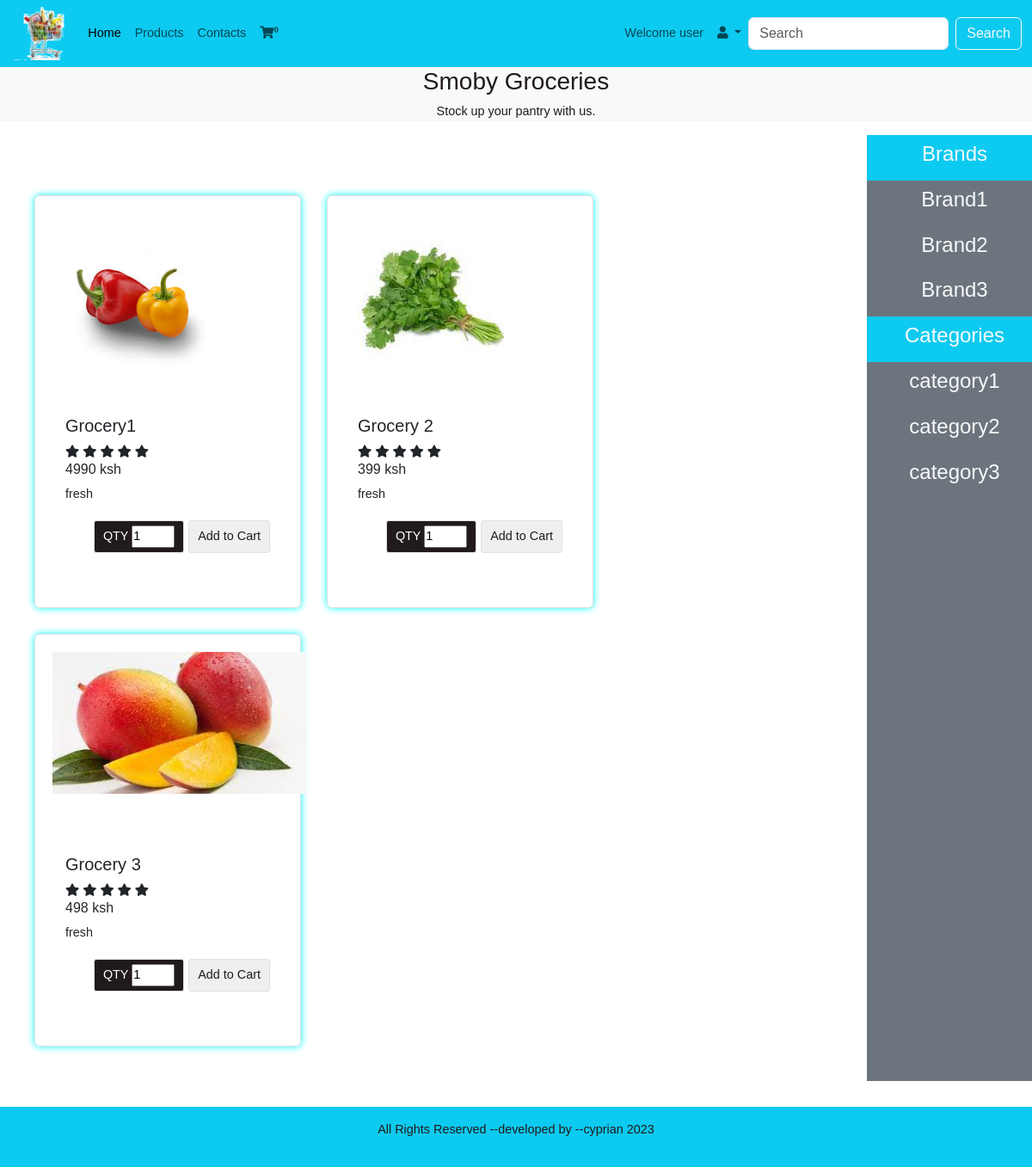
/index.php (signed in), run on an earlier commit of the app's database.
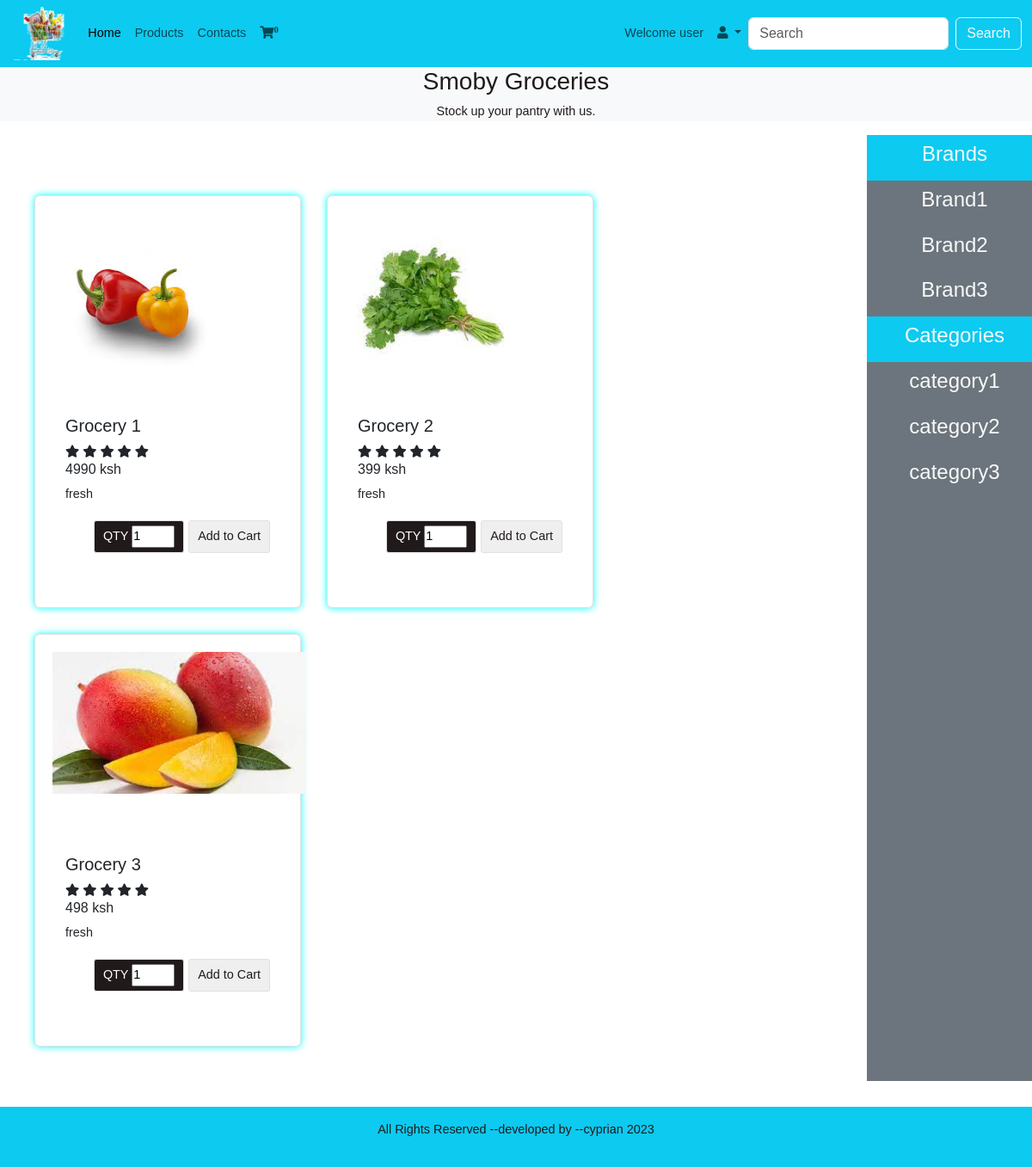
And on a later commit of the database.
### tables this page shows
CREATE TABLE `products` (
  `id` int(11) NOT NULL,
  `productname` varchar(100) NOT NULL,
  `price` int(100) NOT NULL,
  `productinfo` varchar(100) NOT NULL,
  `productimage` varchar(100) NOT NULL,
  `category` varchar(100) NOT NULL,
  `products` varchar(100) NOT NULL,
  `code` varchar(100) NOT NULL,
  `Date` date NOT NULL,
  `Time` time(1) NOT NULL
);

### includes/config.php (called while the page is built, shortened)
<?php
class DBController {
	private $host = "localhost";
	private $user = "root";
	private $database = "grocers_db";
	private $password ='';
	private $conn;
	function __construct() {
		$this->conn = $this->connectDB();
	}
	function connectDB() {
		$conn = mysqli_connect($this->host,$this->user,$this->password,$this->database);
		return $conn;
	}
	function runQuery($query) {
		$result = mysqli_query($this->conn,$query);
		while($row=mysqli_fetch_assoc($result)) {
			$resultset[] = $row;
		}
		if(!empty($resultset))
			return $resultset;
	}
}
?>

### index.php (the view, shortened to what the changed rows need)
<?php
require_once 'includes/config.php';
?>
<?php
      require_once("includes/config.php");
      $db_handle = new DBController();
  ?>
<!DOCTYPE html>
<html lang="en">
<head>
  <link href="https://cdn.jsdelivr.net/npm/bootstrap@5.3.0-alpha1/dist/css/bootstrap.min.css" rel="stylesheet">
  <link rel="stylesheet" href="https://use.fontawesome.com/releases/v5.15.4/css/all.css"/>
  <link rel="stylesheet"href="assets/css/style.css">
  <link rel="stylesheet"href="assets/css/extrastyles.css">
</head>
<body>
  <div class="row">
    <div class="col-md-10">
      <div id="product-grid" class="row products">
          <?php
          if (isset($_POST['submit'])){
            $search = $_POST['search'];
            $product_array = $db_handle->runQuery("SELECT * FROM products where (category LIKE '%" . $_POST["search"] . "%') OR (productname LIKE '%" . $_POST["search"] . "%') OR (productinfo LIKE '%" . $_POST["search"] . "%')OR (price LIKE '%" . $_POST["search"] . "%') OR (products LIKE '%" . $_POST["search"] . "%')");
            if (!empty($product_array)) {
              foreach($product_array as $key=>$value){
                ?>
          <div class="product-item card" style="width:310px;height:480px;">
          <iframe name="votar" style="display:none;"></iframe>
            <form method="post" target="votar" action="index.php?action=add&code=<?php echo $product_array[$key]["code"]; ?>" onsubmit="showMsg()">
            <div class="product-image"><img src="<?php echo "assets/imgs/products/".$product_array[$key]['productimage'];?>" style="max-width:295px; max-height:200px;"></div>
            <div class="product-tile-footer"><br><br><br>
            <div class="product-title"><h5><?php echo $product_array[$key]["productname"]; ?></h5>
            <span class="fa fa-star checked"></span>
            <span class="fa fa-star checked"></span>
            <span class="fa fa-star checked"></span>
            <span class="fa fa-star checked"></span>
            <span class="fa fa-star checked"></span>
            <h6><?php echo $product_array[$key]["price"]; ?> ksh</h6>
            <p class="card-text">
              <?php echo $product_array[$key]["productinfo"]; ?>
            </p>
          </div>
          <div class="cart-action">
          <div id="field1" class="btn btn-dark">QTY
            <input type="number" name="quantity" id="1" value="1" min="1" style="width:50px;" required/>
          </div>
          <script>
             $(document).ready(function(){
             $('.add').click(function () {
             if ($(this).prev().val() > 1) {
           $(this).prev().val(+$(this).prev().val() + 1);
            }
           });
           $('.sub').click(function () {
           if ($(this).next().val() > 1) {
           if ($(this).next().val() > 1) $(this).next().val(+$(this).next().val() - 1);
            }
           });
           });
          </script>
          <input type="submit" value="Add to Cart" class="btnAddAction" onclick="myFunction()"/>
        </div>
        </div>
        </form>
		    </div>
        <?php
        }
      }
    }else{
    $product_array = $db_handle->runQuery("SELECT * FROM products ORDER BY id ASC ");
	  if (!empty($product_array)) {
		foreach($product_array as $key=>$value){
	?>
    <div class="product-item card" style="width:310px;height:480px;">
			<form method="post" target="votar" action="index.php?action=add&code=<?php echo $product_array[$key]["code"]; ?>" onsubmit="showMsg()">
			<div class="product-image"><img src="<?php echo "assets/imgs/products/".$product_array[$key]['productimage'];?>" style="max-width:295px; max-height:200px;"></div>
			<div class="product-tile-footer"><br><br><br>
			<div class="product-title"><h5><?php echo $product_array[$key]["productname"]; ?></h5>
        <span class="fa fa-star checked"></span>
        <span class="fa fa-star checked"></span>
        <span class="fa fa-star checked"></span>
        <span class="fa fa-star checked"></span>
        <span class="fa fa-star checked"></span>
        <h6><?php echo $product_array[$key]["price"]; ?> ksh</h6>
        <p class="card-text">
          <?php echo $product_array[$key]["productinfo"]; ?>
        </p>
      </div>
			<div class="cart-action" style="display:flex;">
          <div id="field1" class="btnAddAction" style="background-color: #211a1a; color:white;">QTY
            <input type="number" name="quantity" id="1" value="1" min="1" style="width:50px;" required/>
          </div>
        <input type="submit" value="Add to Cart" class="btnAddAction" onclick="myFunction()"/>
      </div>
			</div>
			</form>
    </div>
    <?php
        }
      }
    }
    ?>
    </div>
    </div>
  </div>
</body>
</html>

What changed in the data, as far as the page shows it:
changed products: productname "Grocery1" → "Grocery 1"
